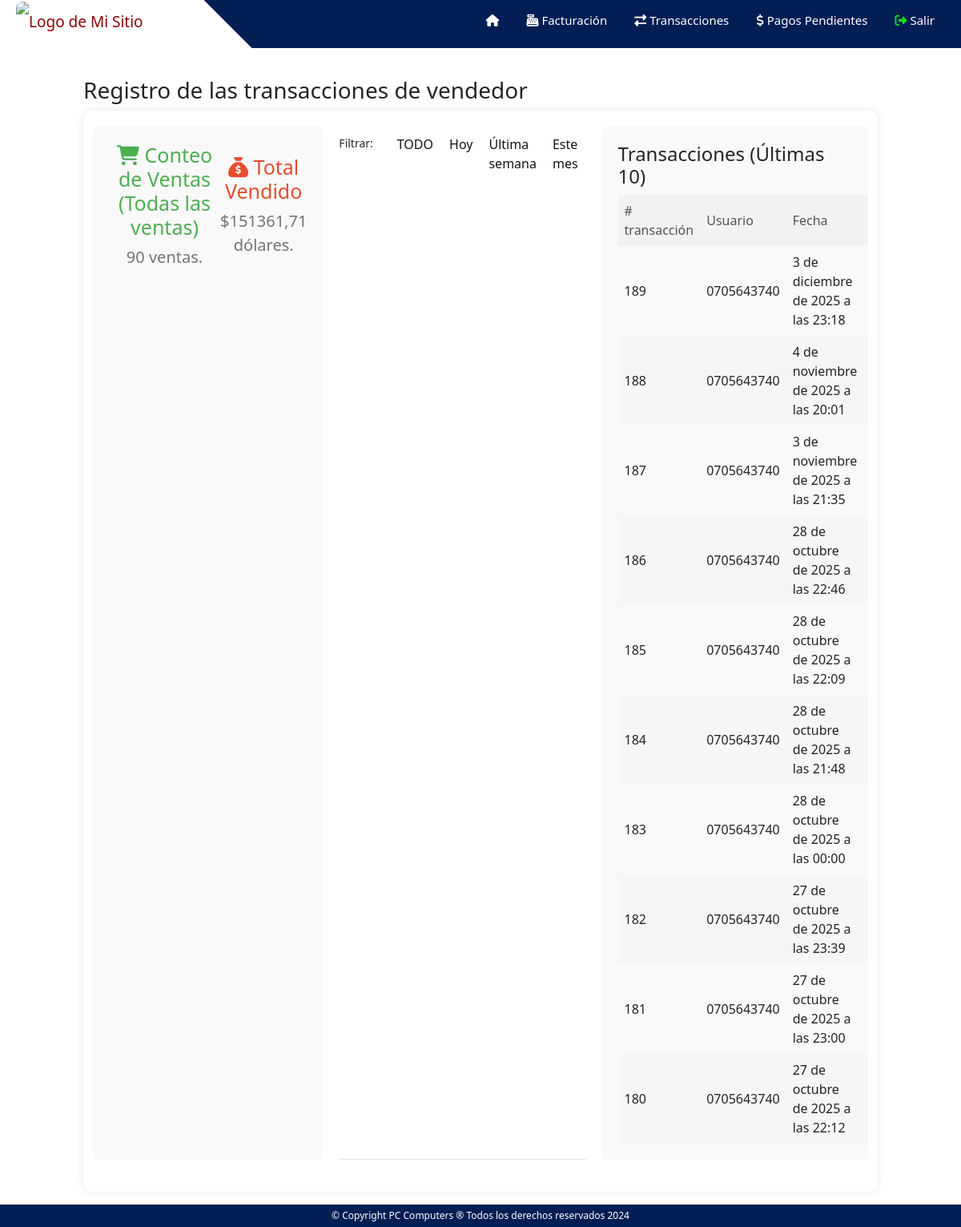
Before: /ventas/transacciones (signed in) with the older database file.
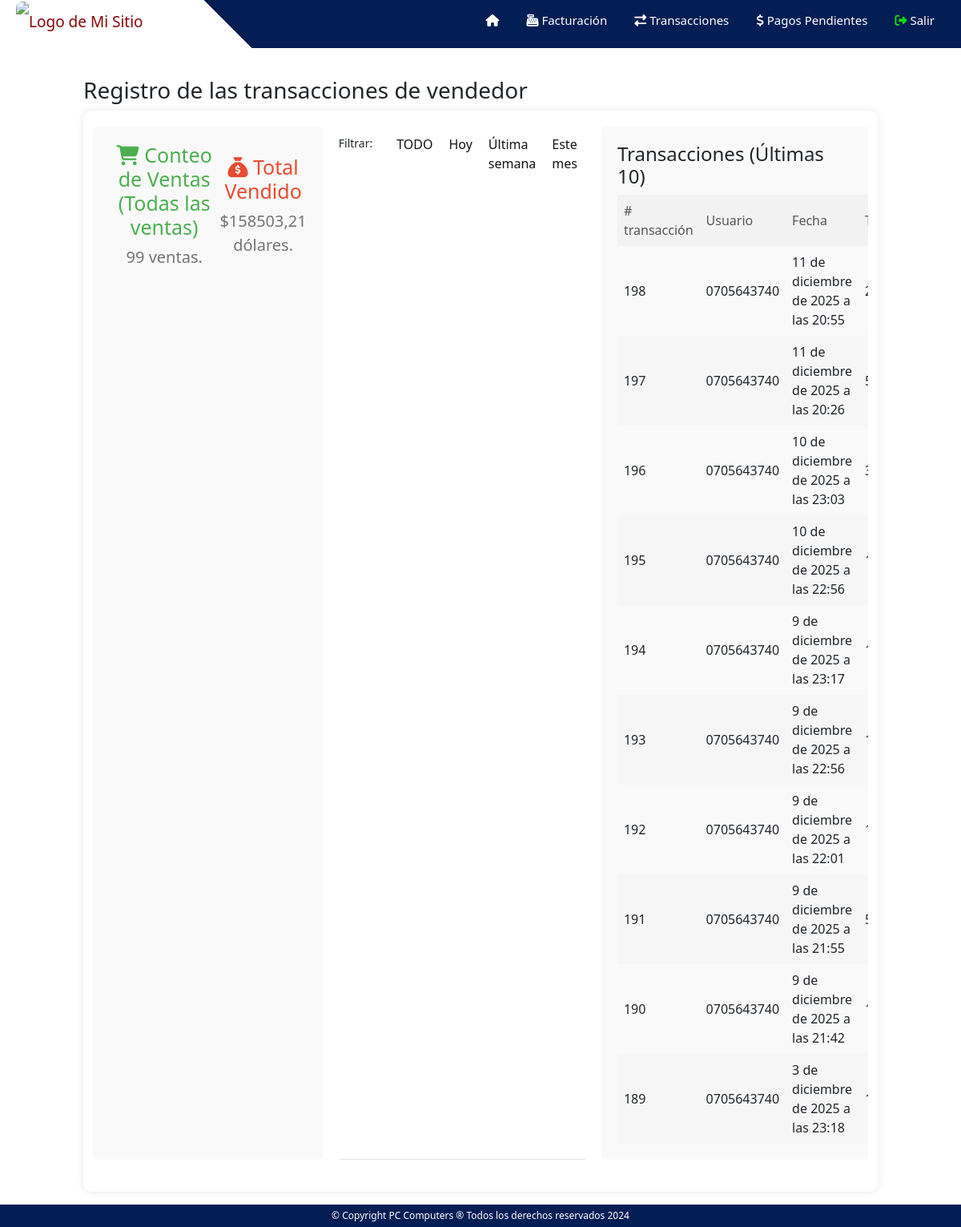
After: the same page with the newer database file.
### ventas/models.py (models this page shows, shortened)
class Registro(models.Model):
    usuario = models.ForeignKey(User, on_delete=models.SET_NULL, null=True)  # Relaciona con el modelo User de Django
    fecha_hora = models.DateTimeField()  # Guarda la fecha y hora automáticamente al crear el registro
    total_vendido = models.DecimalField(max_digits=10, decimal_places=2)  # Campo para el total vendido en decimal
    total_descuento = models.DecimalField(max_digits=10, decimal_places=2,null=True)  # Campo para el total de descuento en decimal
    numero_factura = models.CharField(max_length=100,null=True)  # Campo para el número de factura
    vendedor_id = models.IntegerField()  # Campo para el ID del vendedor
    tipo_venta = models.CharField(max_length=100,null=True)
    tipo_pago = models.CharField(max_length=100,null=True)
    deuda = models.CharField(max_length=10, default='no')
    adelanto = models.DecimalField(max_digits=10, decimal_places=2,null=True)

### ventas/decorators.py (the view)
    def wrapped_view(request, *args, **kwargs):
        if request.user.is_authenticated and request.user.groups.filter(name='Vendedores').exists():
            return view_func(request, *args, **kwargs)
        else:
            return redirect('/')

### templates/ventas_operador.html (shortened to what this page needs)
{% extends "ventas.html" %}
{% block content %}
{% load static %}
<h3>Registro de las transacciones de {{user}}</h3>
<div class="container">
    <div class="section">
      <div class="sales-info">
        <div class="conteo">
          <h2><i class="fa-solid fa-cart-shopping"></i> Conteo de Ventas {% if option == None%} (Todas las ventas) {% elif option == 'hoy' %} (Ventas de hoy) {% elif option == 'semana' %} (Última semana) {% elif option == 'mes' %} (Este mes) {% elif option == 'todo' %} (Todas las transacciones) {%endif%}</h2>
          {%if transacciones == 1%}
            <p>{{transacciones}} venta.</p>
          {%else%}
            <p>{{transacciones}} ventas.</p>
          {%endif%}
        </div>
        <div class="total">
          <h2><i class="fa-solid fa-sack-dollar"></i> Total Vendido</h2>
          <p>${{total}} dólares.</p>
        </div>
      </div>
    </div>
    <div class="options-container">
      <p class="etiqueta-filtrar">Filtrar: </p>
      <a href="/ventas/transacciones?option=todo" class="option-button" >TODO</a>
      <a href="/ventas/transacciones?option=hoy" class="option-button" >Hoy</a>
      <a href="/ventas/transacciones?option=semana" class="option-button" >Última semana</a>
      <a href="/ventas/transacciones?option=mes" class="option-button" >Este mes</a>
    </div>
    <div class="section table-container">
      <h4>Transacciones {% if option == None%} (Últimas 10) {% elif option == 'hoy' %} (Ventas de hoy) {% elif option == 'semana' %} (Última semana) {% elif option == 'mes' %} (Este mes) {% elif option == 'todo' %} (Todas las transacciones){%endif%}</h4>
      <table>
        <thead>
          <tr>
            <th># transacción</th>
            <th>Usuario</th>
            <th>Fecha</th>
            <th>Total</th>
          </tr>
        </thead>
        <tbody>
          {% for registro in registros%}
            <tr>
              <td>{{registro.id}}</td>
              <td>{{registro.usuario}}</td>
              <td>{{registro.fecha_hora}}</td>
              <td>{{registro.total_vendido}}</td>
            </tr>
          {% endfor %}
        </tbody>
      </table>
    </div>
  </div>
{% endblock %}

Changed rows visible on the page:
no longer on this page (row unchanged): Registro: id "188", usuario "0705643740", fecha_hora "4 de noviembre de 2025 a las 20:01"
no longer on this page (row unchanged): Registro: id "187", usuario "0705643740", fecha_hora "3 de noviembre de 2025 a las 21:35"
no longer on this page (row unchanged): Registro: id "186", usuario "0705643740", fecha_hora "28 de octubre de 2025 a las 22:46"
no longer on this page (row unchanged): Registro: id "185", usuario "0705643740", fecha_hora "28 de octubre de 2025 a las 22:09"
no longer on this page (row unchanged): Registro: id "184", usuario "0705643740", fecha_hora "28 de octubre de 2025 a las 21:48"
no longer on this page (row unchanged): Registro: id "183", usuario "0705643740", fecha_hora "28 de octubre de 2025 a las 00:00"
no longer on this page (row unchanged): Registro: id "182", usuario "0705643740", fecha_hora "27 de octubre de 2025 a las 23:39"
no longer on this page (row unchanged): Registro: id "181", usuario "0705643740", fecha_hora "27 de octubre de 2025 a las 23:00"
no longer on this page (row unchanged): Registro: id "180", usuario "0705643740", fecha_hora "27 de octubre de 2025 a las 22:12"
added Registro: id "198", usuario "0705643740", fecha_hora "11 de diciembre de 2025 a las 20:55"
added Registro: id "197", usuario "0705643740", fecha_hora "11 de diciembre de 2025 a las 20:26"
added Registro: id "196", usuario "0705643740", fecha_hora "10 de diciembre de 2025 a las 23:03"
added Registro: id "195", usuario "0705643740", fecha_hora "10 de diciembre de 2025 a las 22:56"
added Registro: id "194", usuario "0705643740", fecha_hora "9 de diciembre de 2025 a las 23:17"
added Registro: id "193", usuario "0705643740", fecha_hora "9 de diciembre de 2025 a las 22:56"
added Registro: id "192", usuario "0705643740", fecha_hora "9 de diciembre de 2025 a las 22:01"
added Registro: id "191", usuario "0705643740", fecha_hora "9 de diciembre de 2025 a las 21:55"
added Registro: id "190", usuario "0705643740", fecha_hora "9 de diciembre de 2025 a las 21:42"
Other visible differences:
{{ transacciones }}: "90" → "99"
{{ total }}: "151361,71" → "158503,21"
